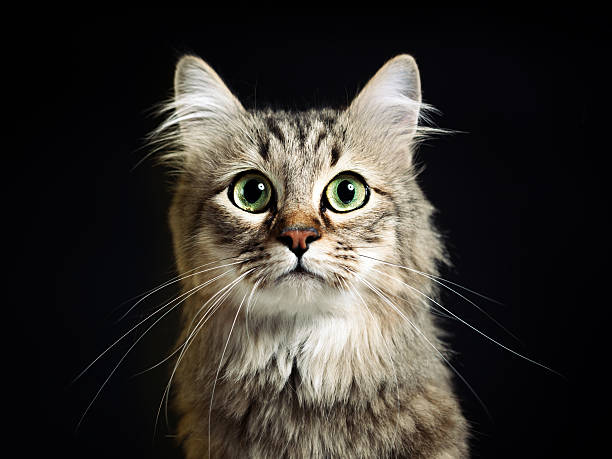
#> input picture Photos/cat.jpg, 612 x 459 px, found by its file name
$ python histogram.py
#> lines starting #> are read from the running program, lines starting #| are printed output that depends on the picture; after the words box and inside, x2 and y2 are one past the last pixel; in counts of white or black regions, pixels touching at a corner belong together
import cv2 as cv
import numpy as np
import matplotlib.pyplot as plt


img = cv.imread("Photos/cat.jpg")
#> img is the input picture: shape (459, 612, 3); mean B, G, R 45, 49.8, 53.5
cv.imshow("Normal", img)

blank = np.zeros(img.shape[:2], dtype='uint8')

# grey = cv.cvtColor(img, cv.COLOR_BGR2GRAY)
# cv.imshow("Grey", grey)

mask =  cv.circle(blank, (img.shape[1]//2, img.shape[0]//2), 100, 255, -1)
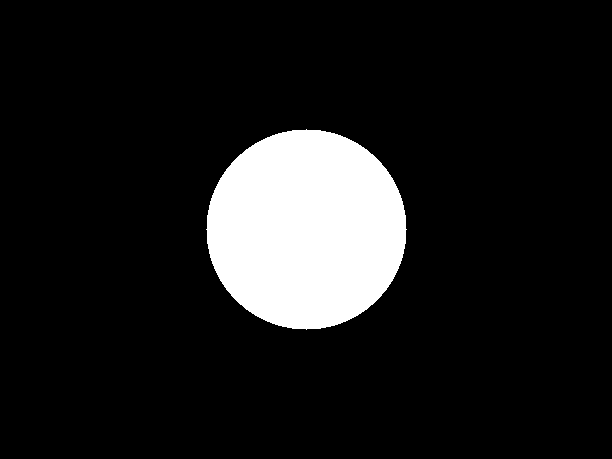
#> blank: shape (459, 612); 11.2% white; 1 white region, box (x1, y1, x2, y2) and area: (206, 129, 407, 330) 31417


masked = cv.bitwise_and(img, img, mask=mask)
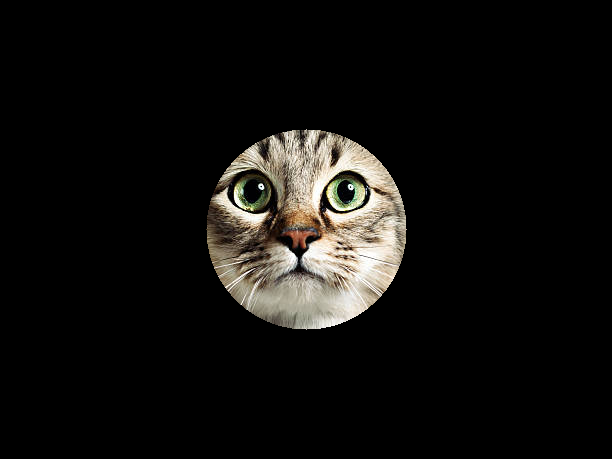
#> masked: shape (459, 612, 3); mean B, G, R 14.4, 16.4, 17.6
cv.imshow("Mask", masked)

# [15 lines of commented-out code are left out]

plt.figure()
plt.title("Colour Histogram")
plt.xlabel("Bins")
plt.ylabel("# of Pixels")

colors = ('b', 'g', 'r')
for i, col in enumerate(colors):
    hist = cv.calcHist([img], [i], mask, [256], [0,256])
    plt.plot(hist, color=col)
    plt.xlim([0,256])

plt.show()
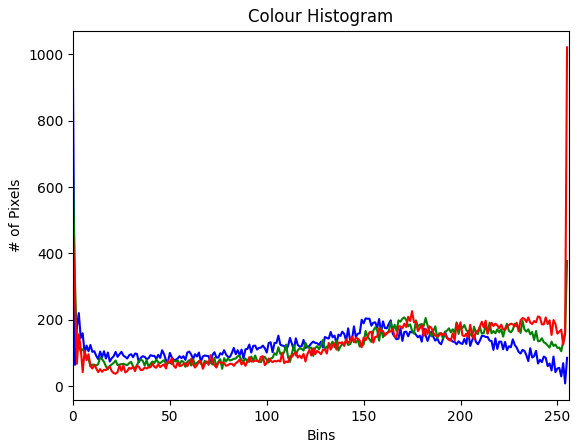
#> figure drawn by matplotlib, 1 panel; curve peaks at x = 0, y = 919; curve peaks at x = 0, y = 634; curve peaks at x = 255, y = 1021


cv.waitKey(0)
